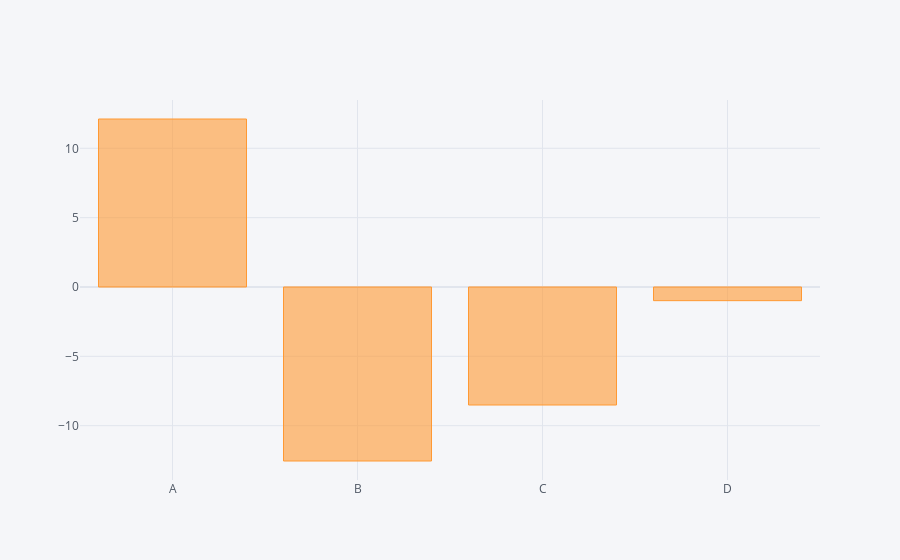

Notebook cell for this chart:
### Code cell
df.sum().iplot(kind = 'bar')

### Figure 1 — Plotly figure (JSON) as saved in the notebook; plotly's stock layout.template omitted (floating-point values rounded to 4 significant figures)
{"data": [{"marker": {"color": "rgba(255, 153, 51, 0.6)", "line": {"color": "rgba(255, 153, 51, 1.0)", "width": 1}}, "name": "None", "orientation": "v", "text": "", "type": "bar", "x": ["A", "B", "C", "D"], "y": [12.11, -12.55, -8.508, -0.9851]}], "layout": {"legend": {"bgcolor": "#F5F6F9", "font": {"color": "#4D5663"}}, "paper_bgcolor": "#F5F6F9", "plot_bgcolor": "#F5F6F9", "title": {"font": {"color": "#4D5663"}}, "xaxis": {"gridcolor": "#E1E5ED", "showgrid": true, "tickfont": {"color": "#4D5663"}, "title": {"font": {"color": "#4D5663"}, "text": ""}, "zerolinecolor": "#E1E5ED"}, "yaxis": {"gridcolor": "#E1E5ED", "showgrid": true, "tickfont": {"color": "#4D5663"}, "title": {"font": {"color": "#4D5663"}, "text": ""}, "zerolinecolor": "#E1E5ED"}}}
